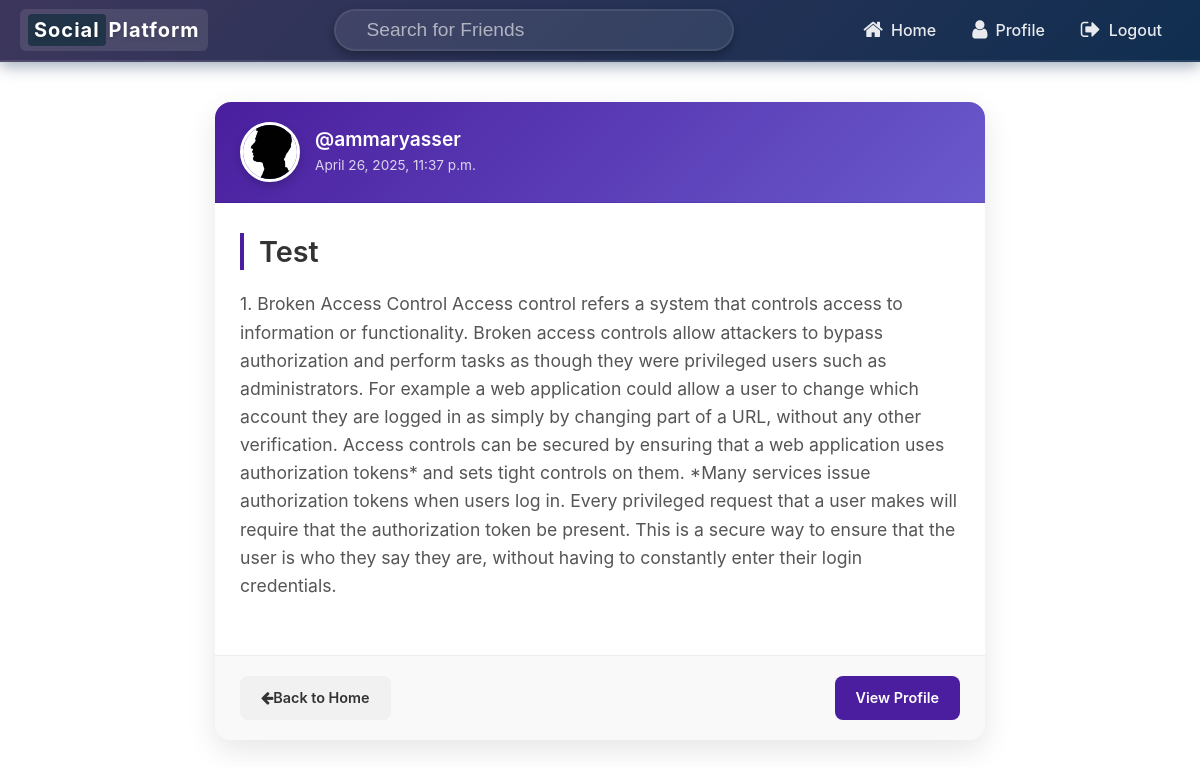
The app's page /post/45/ (signed in), older data.
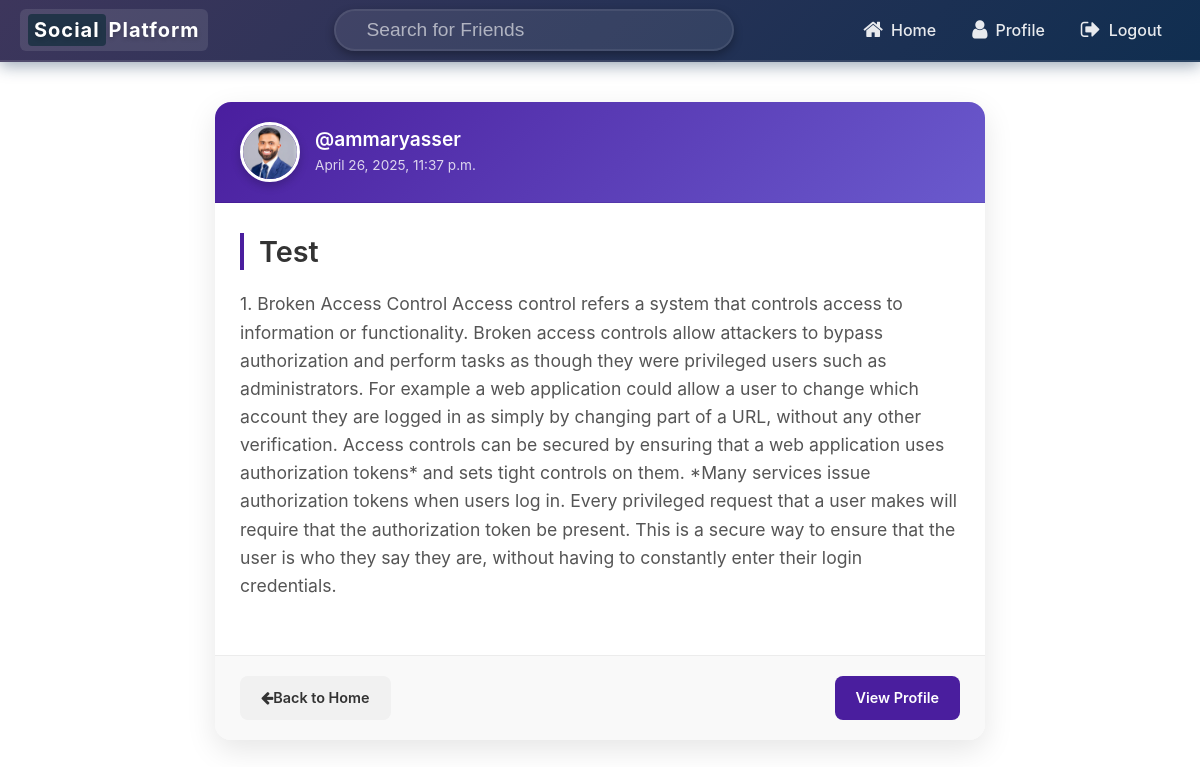
The same page, newer data.
### core/models.py (models this page shows, shortened)
class Post(models.Model):
    user = models.ForeignKey(User, on_delete=models.CASCADE)
    caption = models.TextField(max_length=800 , null=False)
    date = models.DateTimeField(auto_now_add=True)
    target_url = models.URLField(default="https://example.com")
    description = models.TextField(blank=True, null=True)

class User(AbstractUser):
    profile_pic = models.ImageField(default='profile_pics/default.jpg',upload_to='profile_pics')
    bio = models.TextField(null = True ,max_length=500,blank=True,default='')

### core/views.py (the view)
# urls.py: path('post/<int:id>/',post_detail , name='post_detail'),
@login_required(login_url='login_page')
def post_detail(request, id):
    post = get_object_or_404(Post, id=id)
    return render(request, 'post_detail.html', {'post': post})

### Templates/post_detail.html (shortened to what this page needs)
{%  extends 'base.html' %}
{% load crispy_forms_tags %}
{% load static %}
{% block extra_css %}
<link rel="stylesheet" href="{% static 'css/post_detail.css' %}">
{% endblock extra_css %}
{% block navbar %}
{%  include 'navbar.html' %}
{% endblock navbar %}
{% block content %}
<div class="container post-container">
    <div class="post-card">
        <div class="post-header">
            <div class="user-info">
                <img src="{{ post.user.profile_pic.url }}" alt="Profile Picture" class="profile-image">
                <div class="user-details">
                    <h3>@{{ post.user.username }}</h3>
                    <span class="post-date">{{ post.date }}</span>
                </div>
            </div>
        </div>
        <div class="post-content">
            <h2 class="post-caption">{{ post.caption }}</h2>
            {% if post.description %}
            <div class="post-description">
                {{ post.description }}
            </div>
            {% endif %}
        </div>
        <div class="post-actions">
            <a href="{% url 'home_page' %}" class="btn btn-back"><i class="fa fa-arrow-left"></i> Back to Home</a>
            <a href="/user/{{ post.user.username }}" class="btn btn-profile">View Profile</a>
        </div>
    </div>
</div>
{% endblock content %}

Row changes from the older to the newer data that the page shows:
changed through a linked row, Post "Test": user.profile_pic: picture added in place of a placeholder
